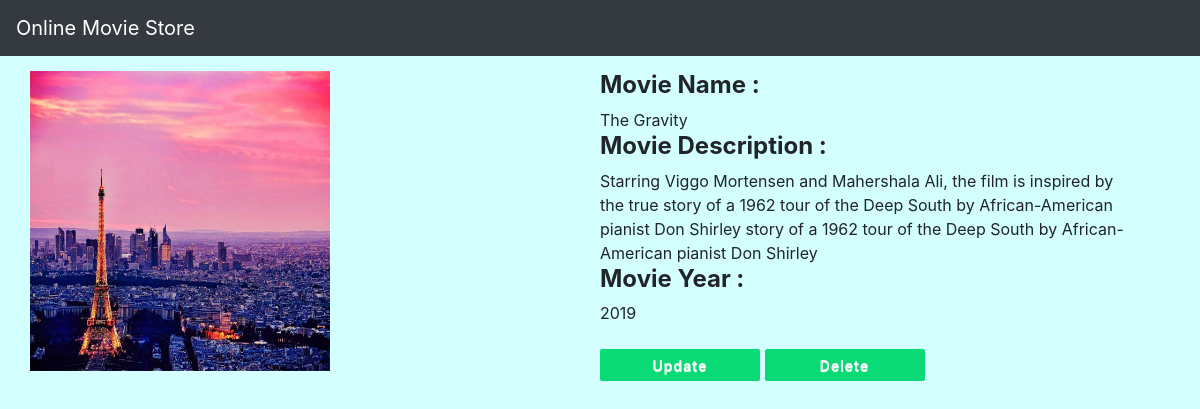
The app's page /movie/4/ with its own data.
### movieapp/models.py (models this page shows, shortened)
class Movie(models.Model):
    name=models.CharField(max_length=250)
    desc=models.TextField()
    year=models.IntegerField()
    img= models.ImageField(upload_to='gallery')

### movieapp/views.py (the view)
# urls.py: path('movie/<int:movie_id>/',views.detail,name='detail'),
def detail(request,movie_id):
    movie=Movie.objects.get(id=movie_id)
    return render(request,"detail.html",{'movie':movie})

### templates/detail.html
{% extends 'base.html' %}
{% block body %}
<div class="container index">
    <div class="row">
        <div class="col-md-6">
            <img src="{{movie.img.url}}" width="300" height="300">
        </div>
    <div class="col-md-6">
        <h4><b>Movie Name : </b></h4>{{movie.name}}
        <h4><b>Movie Description : </b></h4>{{movie.desc}}
        <h4><b>Movie Year : </b></h4>{{movie.year}}<br><br>
        <a class="btn btn-success" href="{% url 'movieapp:update' movie.id %}">Update</a>
        <a class="btn btn-danger" href="{% url 'movieapp:delete' movie.id %}">Delete</a>
    </div>
   </div>
</div>
{% endblock %}

### static/style.css (style rules this page uses)
body { background-color: rgb(211, 255, 255); }
.btn { width:160px; height:32px; outline:none; color:#f7f7f7; font-weight:bold; border:0px solid #9d58ac; text-shadow: 0px 0.5px 0.5px #fff; border-radius: 2px; font-weight: 600; color: #f6f4f7; letter-spacing: 1px; font-size:14px; background-color:#0ada76; }
.index { margin: 15px; }

### records on screen
Movie: img (picture), name "The Gravity", desc "Starring Viggo Mortensen and Mahershala Ali, the film is inspired by the true story of a 1962 tour of the Deep South by African-American pianist Don Shirley story of a 1962 tour of the Deep South by African-American pianist Don Shirley", year "2019"
